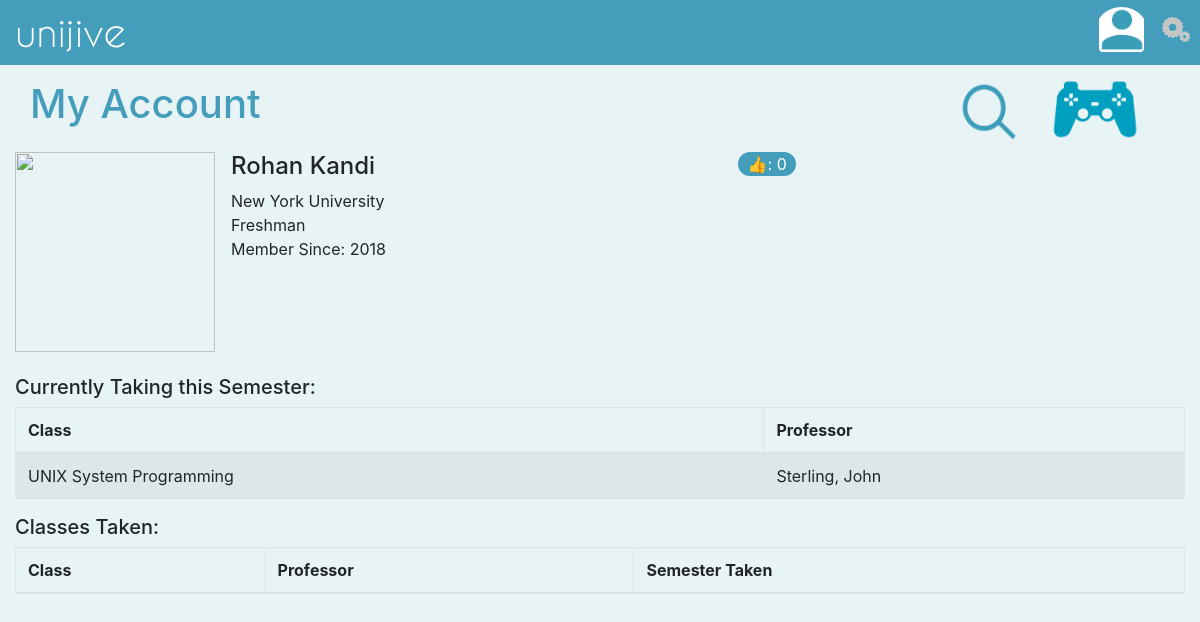
Page /my_account/ (signed in) on the committed database.
### accounts/models.py (models this page shows, shortened)
class User(AbstractBaseUser):
    email           = models.EmailField(max_length= 255, unique =True)
    active          = models.BooleanField(default= True)
    staff           = models.BooleanField(default = False)
    admin           = models.BooleanField(default = False)
    memberSince     = models.DateTimeField(auto_now_add=True)
    USERNAME_FIELD  = 'email'
    REQUIRED_FIELDS = []
    objects = UserManager()
    @property
    def is_active(self):
        return self.active

class UserProfile(models.Model):
    user            = models.OneToOneField(User)
    firstName       = models.CharField(max_length = 30)
    lastName        = models.CharField(max_length = 30)
    username        = models.CharField(max_length = 30)
    university      = models.CharField(max_length = 30)
    numberofLikes   = models.IntegerField(default = 0)
    profilePic      = models.ImageField(default = os.path.join(BASE_DIR, "/webpages/static/icons_/account_icon.PNG") )
    YEAR_IN_SCHOOL_CHOICES = (
        ('Freshman', 'Freshman'),
        ('Sophomore', 'Sophomore'),
        ('Junior', 'Junior'),
        ('Senior', 'Senior'),
    )
    year_in_school = models.CharField(max_length=15, choices=YEAR_IN_SCHOOL_CHOICES, default='Freshman',)

### webpages/models.py (models this page shows, shortened)
class User_s_Chats(models.Model):
    class Meta:
        verbose_name_plural = "User's Chats"
    uscID           = models.AutoField(primary_key=True)
    chatID          = models.ForeignKey(
                        'ListofChats',
                         on_delete=models.PROTECT,
                    )
    owner           = models.ForeignKey(User,
                         on_delete=models.PROTECT,
                    )
    seen            = models.BooleanField(default = False)
    mutedStatus     = models.BooleanField(default = False)
    archived        = models.BooleanField(default = False)

class ListofChats(models.Model):
    class Meta:
        verbose_name_plural = "List of Chats"
    chatID              = models.AutoField(primary_key=True)
    subject             = models.CharField(max_length = 5)
    className           = models.CharField(max_length = 30)
    professor           = models.CharField(max_length = 30)
    s_year              = models.CharField(max_length = 3)
    currently_active    = models.BooleanField(default = 0)
    university          = models.CharField(max_length = 45)

### webpages/views.py (the view)
# urls.py: url(r'^my_account/$', AccountDetailView.as_view(template_name = "unijive.my_account.html"), name='myAccount'),
class AccountDetailView(LoginRequiredMixin, ListView):
    def get_queryset(self):
        queryset = User_s_Chats.objects.filter(owner = self.request.user)
        return queryset

### templates/unijive.my_account.html (shortened to what this page needs)
{% extends 'unijive.nav_bar_base.html'%}
{% block content %}
{% load static %}
<div class = "container-fluid">
        <div class = "page-header-like-modal"  >
                <h1 style = "color:#439DBB;">My Account
                        <a href = "{% url "distractions" %}"><img src = "{% static "icons_/distractions.png" %}" height="60px" width="auto" style = "float:right;margin-right:30px;"></a>
                    <a href = "/search_chats"><img src = "{% static "icons_/search_icon.PNG" %}" height="60px" width="60px" style = "float:right;margin-right:30px;"></a>
                    </h1>
            </div>
    <ul class="list-unstyled">
        <li class="media">
        <img class="mr-3" src={{object.profilePic}} alt="Profile Picture: This is you!" height="200px" width ="200px">
        <div class="media-body">
            <div class="row">
            <div class = "col-lg">
        <h4> {{user.userprofile.firstName}} {{user.userprofile.lastName}}</h4>
        <h7>{{user.userprofile.university}}</h7><br>
        <h7>{{user.userprofile.year_in_school}}</h7><br>
        <h7>Member Since: {{user.memberSince.year}}</h7>
        <br>
        </div>
        <div class= "col-lg">
            <div class = "container">
        <span class="badge-pill" style="background-color:#439DBB;color:white;float:left;">&#x1f44d: {{user.userprofile.numberofLikes}} </span>
        </div>
        </div>
        </div>
        </div>
        </li>
    <li class = "media">
        <div class="media-body" style = "margin-top:2%">
            <h5>Currently Taking this Semester:</h5>
                <table class="table table-striped table-bordered">
                        <thead>
                            <td><strong>Class</strong></td>
                            <td><strong>Professor</strong></td>
                        </thead>
                        <tbody>
                        {% for  object in object_list %}
                        {% if object.chatID.currently_active and not object.archived %}
                        <tr>
                        <td>{{object.chatID.className}}</td>
                        <td>{{object.chatID.professor}}</td>
                        </tr>
                        {% endif %}
                        {% empty %}
                        <tr>
                          <td colspan="7" class="text-center bg-warning">Not in any chats this semster :(</td>
                        </tr>
                        {% endfor %}
                        </tbody>
                        </table>
        </div>
        </li>
        <li class="media">
        <div class="media-body">
                <h5>Classes Taken:</h5>
                <table class="table table-striped table-bordered">
                        <thead>
                            <td><strong>Class</strong></td>
                            <td><strong>Professor</strong></td>
                            <td><strong>Semester Taken</strong></td>
                        </thead>
                        </table>
        </div>
        </li>
        </ul>
</div>
{% endblock content %}

### webpages/static/sidebar.css (style rules this page uses)
.page-header-like-modal { padding: 15px; border-bottom: 1px solid #e9ecef; border-top-left-radius: 0.3rem; border-top-right-radius: 0.3rem; }
html, body { margin: 0; padding: 0; }

### rows in the picture
User: userprofile.firstName "Rohan", userprofile.lastName "Kandi", userprofile.university "New York University", userprofile.year_in_school "Freshman", memberSince.year "2018", userprofile.numberofLikes "0"
User_s_Chats: chatID.className "UNIX System Programming", chatID.professor "Sterling, John"
